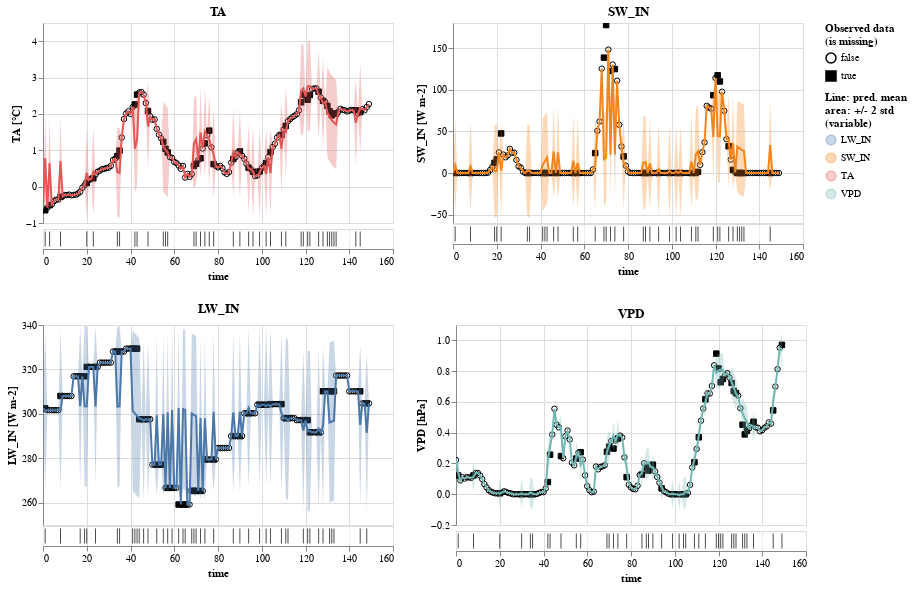

Notebook code cell kept with this figure:
### Code cell
hai_r_gaps[0].display_results()

### Figure 1 — Vega-Lite specification as saved in the notebook (floating-point values rounded to 4 significant figures; data arrays with more than 128 entries replaced by an {"elided": "..."} marker saying what was removed)
{"config": {"view": {"continuousWidth": 400, "continuousHeight": 300}}, "vconcat": [{"hconcat": [{"vconcat": [{"layer": [{"data": {"name": "data-4444305ed2dd5fb34d6ea715918f0433"}, "mark": {"type": "point", "color": "black", "fillOpacity": 1, "strokeWidth": 1}, "encoding": {"fill": {"field": "is_missing", "legend": {"title": ["Observed data", "(is missing)"]}, "scale": {"range": ["#ffffff00", "black"]}, "type": "nominal"}, "shape": {"field": "is_missing", "type": "nominal"}, "x": {"axis": {"domain": false, "labels": false, "ticks": false, "title": null}, "field": "time", "type": "quantitative"}, "y": {"field": "value", "scale": {"zero": false}, "title": "TA [°C]", "type": "quantitative"}}}, {"layer": [{"mark": "errorband", "encoding": {"color": {"field": "variable", "legend": {"title": ["Line: pred. mean", "area: +/- 2 std", "(variable)"]}, "type": "nominal"}, "tooltip": [{"field": "std", "format": ".4", "type": "quantitative"}, {"field": "mean", "format": ".4", "type": "quantitative"}], "x": {"field": "time", "type": "quantitative"}, "y": {"field": "err_low", "scale": {"zero": false}, "title": "TA [°C]", "type": "quantitative"}, "y2": {"field": "err_high"}}, "height": 200, "transform": [{"calculate": "datum.mean - 2 * datum.std", "as": "err_low"}, {"calculate": "datum.mean + 2 * datum.std", "as": "err_high"}], "width": 350}, {"mark": "line", "encoding": {"color": {"field": "variable", "type": "nominal"}, "x": {"field": "time", "type": "quantitative"}, "y": {"field": "mean", "scale": {"zero": false}, "title": "TA [°C]", "type": "quantitative"}}, "selection": {"selector002": {"type": "interval", "bind": "scales", "encodings": ["x"]}}, "title": "TA"}], "data": {"name": "data-0ff5e9e07a53b4c2bc71a5182f6a1143"}}]}, {"data": {"name": "data-4444305ed2dd5fb34d6ea715918f0433"}, "mark": {"type": "tick", "color": "black"}, "encoding": {"color": {"condition": {"value": "black", "test": "datum.is_missing"}, "value": "white"}, "x": {"field": "time", "type": "quantitative"}}, "selection": {"selector002": {"type": "interval", "bind": "scales", "encodings": ["x"]}}, "width": 350}], "spacing": -10}, {"vconcat": [{"layer": [{"data": {"name": "data-208d0b466b3e77f592197092974c820e"}, "mark": {"type": "point", "color": "black", "fillOpacity": 1, "strokeWidth": 1}, "encoding": {"fill": {"field": "is_missing", "legend": {"title": ["Observed data", "(is missing)"]}, "scale": {"range": ["#ffffff00", "black"]}, "type": "nominal"}, "shape": {"field": "is_missing", "type": "nominal"}, "x": {"axis": {"domain": false, "labels": false, "ticks": false, "title": null}, "field": "time", "type": "quantitative"}, "y": {"field": "value", "scale": {"zero": false}, "title": "SW_IN [W m-2]", "type": "quantitative"}}}, {"layer": [{"mark": "errorband", "encoding": {"color": {"field": "variable", "legend": {"title": ["Line: pred. mean", "area: +/- 2 std", "(variable)"]}, "type": "nominal"}, "tooltip": [{"field": "std", "format": ".4", "type": "quantitative"}, {"field": "mean", "format": ".4", "type": "quantitative"}], "x": {"field": "time", "type": "quantitative"}, "y": {"field": "err_low", "scale": {"zero": false}, "title": "SW_IN [W m-2]", "type": "quantitative"}, "y2": {"field": "err_high"}}, "height": 200, "transform": [{"calculate": "datum.mean - 2 * datum.std", "as": "err_low"}, {"calculate": "datum.mean + 2 * datum.std", "as": "err_high"}], "width": 350}, {"mark": "line", "encoding": {"color": {"field": "variable", "type": "nominal"}, "x": {"field": "time", "type": "quantitative"}, "y": {"field": "mean", "scale": {"zero": false}, "title": "SW_IN [W m-2]", "type": "quantitative"}}, "selection": {"selector002": {"type": "interval", "bind": "scales", "encodings": ["x"]}}, "title": "SW_IN"}], "data": {"name": "data-d11b13dafb02034342380ba3a7565ebb"}}]}, {"data": {"name": "data-208d0b466b3e77f592197092974c820e"}, "mark": {"type": "tick", "color": "black"}, "encoding": {"color": {"condition": {"value": "black", "test": "datum.is_missing"}, "value": "white"}, "x": {"field": "time", "type": "quantitative"}}, "selection": {"selector002": {"type": "interval", "bind": "scales", "encodings": ["x"]}}, "width": 350}], "spacing": -10}]}, {"hconcat": [{"vconcat": [{"layer": [{"data": {"name": "data-f3902519fdae8ed84935978a4731e92a"}, "mark": {"type": "point", "color": "black", "fillOpacity": 1, "strokeWidth": 1}, "encoding": {"fill": {"field": "is_missing", "legend": {"title": ["Observed data", "(is missing)"]}, "scale": {"range": ["#ffffff00", "black"]}, "type": "nominal"}, "shape": {"field": "is_missing", "type": "nominal"}, "x": {"axis": {"domain": false, "labels": false, "ticks": false, "title": null}, "field": "time", "type": "quantitative"}, "y": {"field": "value", "scale": {"zero": false}, "title": "LW_IN [W m-2]", "type": "quantitative"}}}, {"layer": [{"mark": "errorband", "encoding": {"color": {"field": "variable", "legend": {"title": ["Line: pred. mean", "area: +/- 2 std", "(variable)"]}, "type": "nominal"}, "tooltip": [{"field": "std", "format": ".4", "type": "quantitative"}, {"field": "mean", "format": ".4", "type": "quantitative"}], "x": {"field": "time", "type": "quantitative"}, "y": {"field": "err_low", "scale": {"zero": false}, "title": "LW_IN [W m-2]", "type": "quantitative"}, "y2": {"field": "err_high"}}, "height": 200, "transform": [{"calculate": "datum.mean - 2 * datum.std", "as": "err_low"}, {"calculate": "datum.mean + 2 * datum.std", "as": "err_high"}], "width": 350}, {"mark": "line", "encoding": {"color": {"field": "variable", "type": "nominal"}, "x": {"field": "time", "type": "quantitative"}, "y": {"field": "mean", "scale": {"zero": false}, "title": "LW_IN [W m-2]", "type": "quantitative"}}, "selection": {"selector002": {"type": "interval", "bind": "scales", "encodings": ["x"]}}, "title": "LW_IN"}], "data": {"name": "data-3433f3f043abbf17e0f2584bdf71cb6b"}}]}, {"data": {"name": "data-f3902519fdae8ed84935978a4731e92a"}, "mark": {"type": "tick", "color": "black"}, "encoding": {"color": {"condition": {"value": "black", "test": "datum.is_missing"}, "value": "white"}, "x": {"field": "time", "type": "quantitative"}}, "selection": {"selector002": {"type": "interval", "bind": "scales", "encodings": ["x"]}}, "width": 350}], "spacing": -10}, {"vconcat": [{"layer": [{"data": {"name": "data-e2b44019a2b9c76e9e0ce01b3510c6cf"}, "mark": {"type": "point", "color": "black", "fillOpacity": 1, "strokeWidth": 1}, "encoding": {"fill": {"field": "is_missing", "legend": {"title": ["Observed data", "(is missing)"]}, "scale": {"range": ["#ffffff00", "black"]}, "type": "nominal"}, "shape": {"field": "is_missing", "type": "nominal"}, "x": {"axis": {"domain": false, "labels": false, "ticks": false, "title": null}, "field": "time", "type": "quantitative"}, "y": {"field": "value", "scale": {"zero": false}, "title": "VPD [hPa]", "type": "quantitative"}}}, {"layer": [{"mark": "errorband", "encoding": {"color": {"field": "variable", "legend": {"title": ["Line: pred. mean", "area: +/- 2 std", "(variable)"]}, "type": "nominal"}, "tooltip": [{"field": "std", "format": ".4", "type": "quantitative"}, {"field": "mean", "format": ".4", "type": "quantitative"}], "x": {"field": "time", "type": "quantitative"}, "y": {"field": "err_low", "scale": {"zero": false}, "title": "VPD [hPa]", "type": "quantitative"}, "y2": {"field": "err_high"}}, "height": 200, "transform": [{"calculate": "datum.mean - 2 * datum.std", "as": "err_low"}, {"calculate": "datum.mean + 2 * datum.std", "as": "err_high"}], "width": 350}, {"mark": "line", "encoding": {"color": {"field": "variable", "type": "nominal"}, "x": {"field": "time", "type": "quantitative"}, "y": {"field": "mean", "scale": {"zero": false}, "title": "VPD [hPa]", "type": "quantitative"}}, "selection": {"selector002": {"type": "interval", "bind": "scales", "encodings": ["x"]}}, "title": "VPD"}], "data": {"name": "data-b3c032496f9437a734eee94cbf1d6624"}}]}, {"data": {"name": "data-e2b44019a2b9c76e9e0ce01b3510c6cf"}, "mark": {"type": "tick", "color": "black"}, "encoding": {"color": {"condition": {"value": "black", "test": "datum.is_missing"}, "value": "white"}, "x": {"field": "time", "type": "quantitative"}}, "selection": {"selector002": {"type": "interval", "bind": "scales", "encodings": ["x"]}}, "width": 350}], "spacing": -10}]}, {"hconcat": []}, {"hconcat": []}, {"hconcat": []}, {"hconcat": []}, {"hconcat": []}, {"hconcat": []}, {"hconcat": []}, {"hconcat": []}, {"hconcat": []}, {"hconcat": []}, {"hconcat": []}, {"hconcat": []}, {"hconcat": []}, {"hconcat": []}, {"hconcat": []}, {"hconcat": []}, {"hconcat": []}, {"hconcat": []}, {"hconcat": []}, {"hconcat": []}, {"hconcat": []}, {"hconcat": []}, {"hconcat": []}, {"hconcat": []}, {"hconcat": []}, {"hconcat": []}, {"hconcat": []}, {"hconcat": []}, {"hconcat": []}, {"hconcat": []}, {"hconcat": []}, {"hconcat": []}, {"hconcat": []}, {"hconcat": []}, {"hconcat": []}, {"hconcat": []}, {"hconcat": []}, {"hconcat": []}, {"hconcat": []}, {"hconcat": []}, {"hconcat": []}, {"hconcat": []}, {"hconcat": []}, {"hconcat": []}, {"hconcat": []}, {"hconcat": []}, {"hconcat": []}, {"hconcat": []}, {"hconcat": []}, {"hconcat": []}, {"hconcat": []}, {"hconcat": []}, {"hconcat": []}, {"hconcat": []}, {"hconcat": []}, {"hconcat": []}, {"hconcat": []}, {"hconcat": []}, {"hconcat": []}, {"hconcat": []}, {"hconcat": []}, {"hconcat": []}, {"hconcat": []}, {"hconcat": []}, {"hconcat": []}, {"hconcat": []}, {"hconcat": []}, {"hconcat": []}, {"hconcat": []}, {"hconcat": []}, {"hconcat": []}, {"hconcat": []}, {"hconcat": []}, {"hconcat": []}, {"hconcat": []}, {"hconcat": []}, {"hconcat": []}, {"hconcat": []}, {"hconcat": []}, {"hconcat": []}, {"hconcat": []}, {"hconcat": []}, {"hconcat": []}, {"hconcat": []}, {"hconcat": []}, {"hconcat": []}, {"hconcat": []}, {"hconcat": []}, {"hconcat": []}, {"hconcat": []}, {"hconcat": []}, {"hconcat": []}, {"hconcat": []}, {"hconcat": []}, {"hconcat": []}, {"hconcat": []}, {"hconcat": []}, {"hconcat": []}, {"hconcat": []}, {"hconcat": []}, {"hconcat": []}, {"hconcat": []}, {"hconcat": []}, {"hconcat": []}, {"hconcat": []}, {"hconcat": []}, {"hconcat": []}, {"hconcat": []}, {"hconcat": []}, {"hconcat": []}, {"hconcat": []}, {"hconcat": []}, {"hconcat": []}, {"hconcat": []}, {"hconcat": []}, {"hconcat": []}, {"hconcat": []}, {"hconcat": []}, {"hconcat": []}, {"hconcat": []}, {"hconcat": []}, {"hconcat": []}, {"hconcat": []}, {"hconcat": []}, {"hconcat": []}, {"hconcat": []}, {"hconcat": []}, {"hconcat": []}, {"hconcat": []}, {"hconcat": []}, {"hconcat": []}, {"hconcat": []}, {"hconcat": []}, {"hconcat": []}, {"hconcat": []}, {"hconcat": []}, {"hconcat": []}, {"hconcat": []}, {"hconcat": []}, {"hconcat": []}, {"hconcat": []}, {"hconcat": []}, {"hconcat": []}, {"hconcat": []}, {"hconcat": []}, {"hconcat": []}, {"hconcat": []}, {"hconcat": []}, {"hconcat": []}, {"hconcat": []}, {"hconcat": []}, {"hconcat": []}, {"hconcat": []}, {"hconcat": []}, {"hconcat": []}, {"hconcat": []}, {"hconcat": []}, {"hconcat": []}, {"hconcat": []}, {"hconcat": []}, {"hconcat": []}, {"hconcat": []}, {"hconcat": []}, {"hconcat": []}, {"hconcat": []}, {"hconcat": []}, {"hconcat": []}, {"hconcat": []}, {"hconcat": []}, {"hconcat": []}, {"hconcat": []}, {"hconcat": []}, {"hconcat": []}, {"hconcat": []}, {"hconcat": []}, {"hconcat": []}, {"hconcat": []}, {"hconcat": []}, {"hconcat": []}, {"hconcat": []}, {"hconcat": []}, {"hconcat": []}, {"hconcat": []}, {"hconcat": []}, {"hconcat": []}, {"hconcat": []}, {"hconcat": []}, {"hconcat": []}, {"hconcat": []}, {"hconcat": []}, {"hconcat": []}, {"hconcat": []}, {"hconcat": []}, {"hconcat": []}, {"hconcat": []}, {"hconcat": []}, {"hconcat": []}, {"hconcat": []}, {"hconcat": []}, {"hconcat": []}, {"hconcat": []}, {"hconcat": []}, {"hconcat": []}, {"hconcat": []}, {"hconcat": []}, {"hconcat": []}, {"hconcat": []}, {"hconcat": []}, {"hconcat": []}, {"hconcat": []}, {"hconcat": []}, {"hconcat": []}, {"hconcat": []}, {"hconcat": []}, {"hconcat": []}, {"hconcat": []}, {"hconcat": []}, {"hconcat": []}, {"hconcat": []}, {"hconcat": []}, {"hconcat": []}, {"hconcat": []}, {"hconcat": []}, {"hconcat": []}, {"hconcat": []}, {"hconcat": []}, {"hconcat": []}, {"hconcat": []}, {"hconcat": []}, {"hconcat": []}, {"hconcat": []}, {"hconcat": []}, {"hconcat": []}, {"hconcat": []}, {"hconcat": []}, {"hconcat": []}, {"hconcat": []}, {"hconcat": []}, {"hconcat": []}, {"hconcat": []}, {"hconcat": []}, {"hconcat": []}, {"hconcat": []}, {"hconcat": []}, {"hconcat": []}, {"hconcat": []}, {"hconcat": []}, {"hconcat": []}, {"hconcat": []}, {"hconcat": []}, {"hconcat": []}, {"hconcat": []}, {"hconcat": []}, {"hconcat": []}, {"hconcat": []}, {"hconcat": []}, {"hconcat": []}, {"hconcat": []}, {"hconcat": []}, {"hconcat": []}, {"hconcat": []}, {"hconcat": []}, {"hconcat": []}, {"hconcat": []}, {"hconcat": []}, {"hconcat": []}, {"hconcat": []}, {"hconcat": []}, {"hconcat": []}, {"hconcat": []}, {"hconcat": []}, {"hconcat": []}, {"hconcat": []}, {"hconcat": []}, {"hconcat": []}, {"hconcat": []}, {"hconcat": []}, {"hconcat": []}, {"hconcat": []}, {"hconcat": []}, {"hconcat": []}, {"hconcat": []}, {"hconcat": []}, {"hconcat": []}, {"hconcat": []}, {"hconcat": []}, {"hconcat": []}, {"hconcat": []}, {"hconcat": []}, {"hconcat": []}, {"hconcat": []}, {"hconcat": []}, {"hconcat": []}, {"hconcat": []}, {"hconcat": []}, {"hconcat": []}, {"hconcat": []}, {"hconcat": []}], "$schema": "https://vega.github.io/schema/vega-lite/v4.17.0.json", "datasets": {"data-4444305ed2dd5fb34d6ea715918f0433": {"elided": "150 records"}, "data-0ff5e9e07a53b4c2bc71a5182f6a1143": {"elided": "150 records"}, "data-208d0b466b3e77f592197092974c820e": {"elided": "150 records"}, "data-d11b13dafb02034342380ba3a7565ebb": {"elided": "150 records"}, "data-f3902519fdae8ed84935978a4731e92a": {"elided": "150 records"}, "data-3433f3f043abbf17e0f2584bdf71cb6b": {"elided": "150 records"}, "data-e2b44019a2b9c76e9e0ce01b3510c6cf": {"elided": "150 records"}, "data-b3c032496f9437a734eee94cbf1d6624": {"elided": "150 records"}}}
